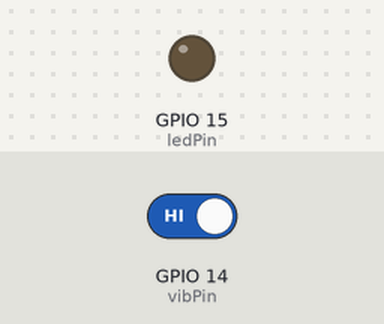
The program below on a simulated Raspberry Pi (BCM pin numbers). Shown: output pins drawn as LEDs (lit = HIGH). Inputs (shaded band) come from the test bench; at power-on: GPIO 14 (vibPin) HIGH. What the program prints to the terminal is not drawn.

Above: at 1.2 s.
1.3 s: GPIO 14 (vibPin) driven LOW
Timing chart, 0 to 4.3 s (numbered marks = the images above; inputs shaded):
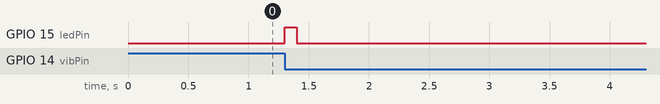

The program:

tilt-angle.py
```python
#!/usr/bin/python
# coding=utf-8

import RPi.GPIO as GPIO
import time

class TiltAngle(object):
    status = "off"
    vibPin = 14
    ledPin = 15

    def printOutput(self,null):
        print "Signal registered"
        #if self.status == "off":
        GPIO.output(self.ledPin, GPIO.HIGH)
        time.sleep(0.1)
        #    self.status = "on"
        #else:
        GPIO.output(self.ledPin, GPIO.LOW)

        #    self.status = "off"

    def run(self):
        GPIO.setmode(GPIO.BCM)
        GPIO.setup(self.vibPin, GPIO.IN)
        GPIO.setup(self.ledPin, GPIO.OUT)
        GPIO.output(self.ledPin, GPIO.LOW)
        GPIO.add_event_detect(self.vibPin, GPIO.FALLING, callback=self.printOutput, bouncetime=100)

        try:
            while True:
                time.sleep(1)
        except KeyboardInterrupt:
            print "bye bye"
            GPIO.cleanup()


if __name__ == "__main__":
    ta = TiltAngle()
    ta.run()
```

Measured:
- after the input at 1.3 s, GPIO 15 (ledPin): LOW → HIGH at once, → LOW 0.10 s later
